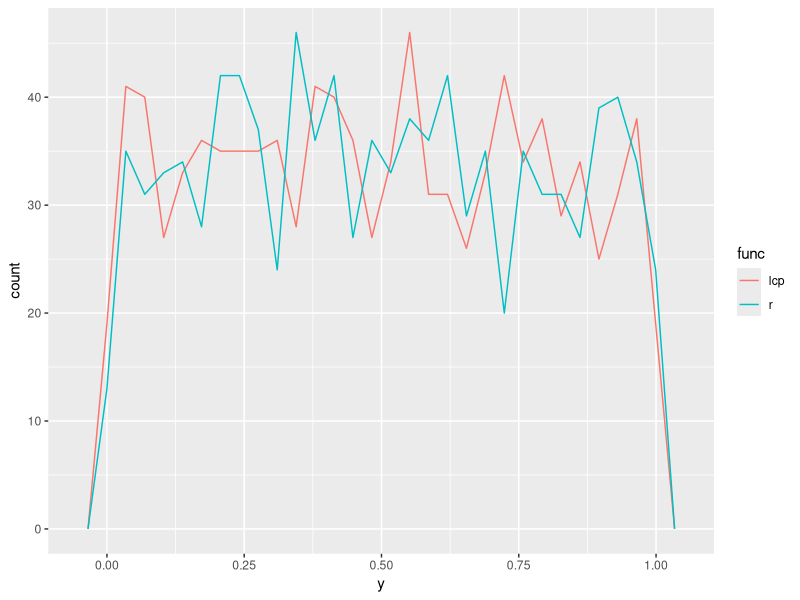
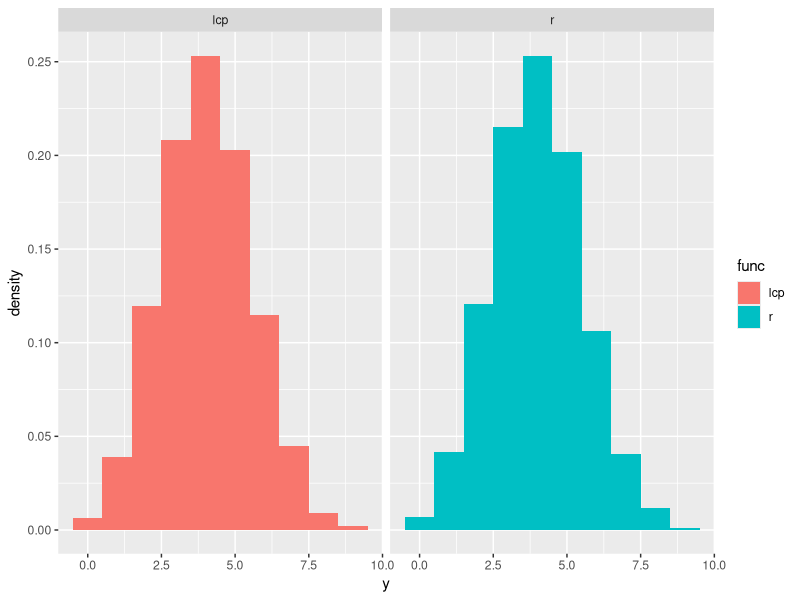
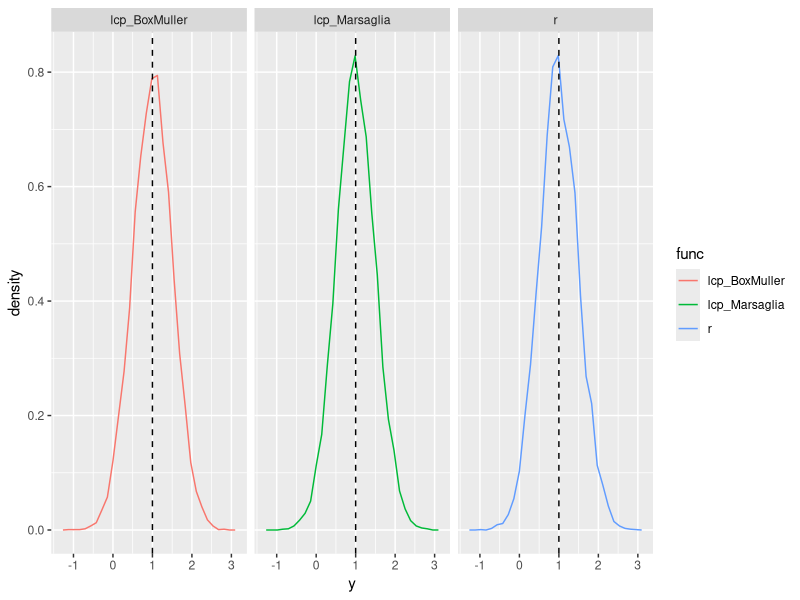
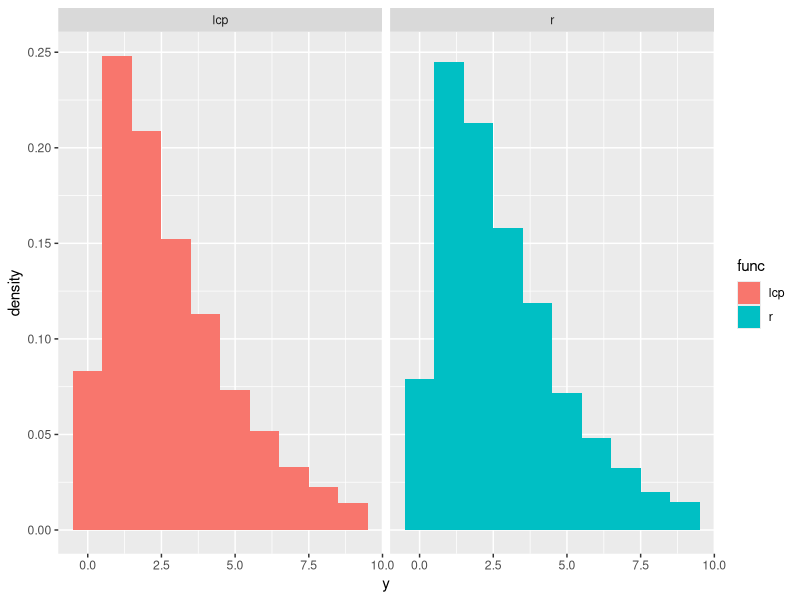
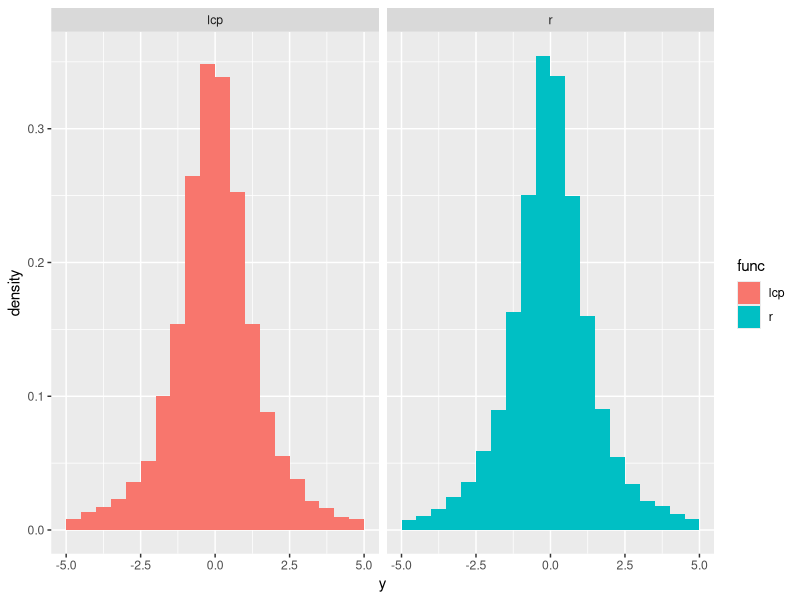
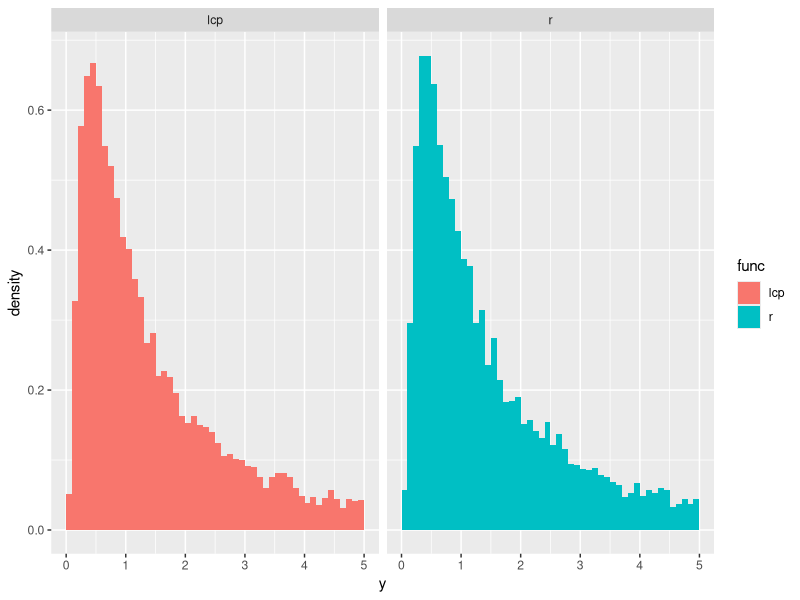
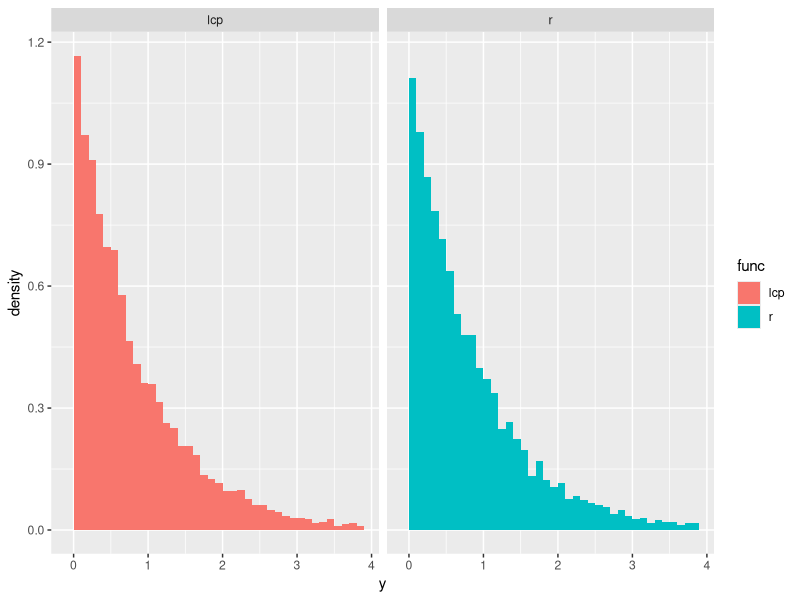
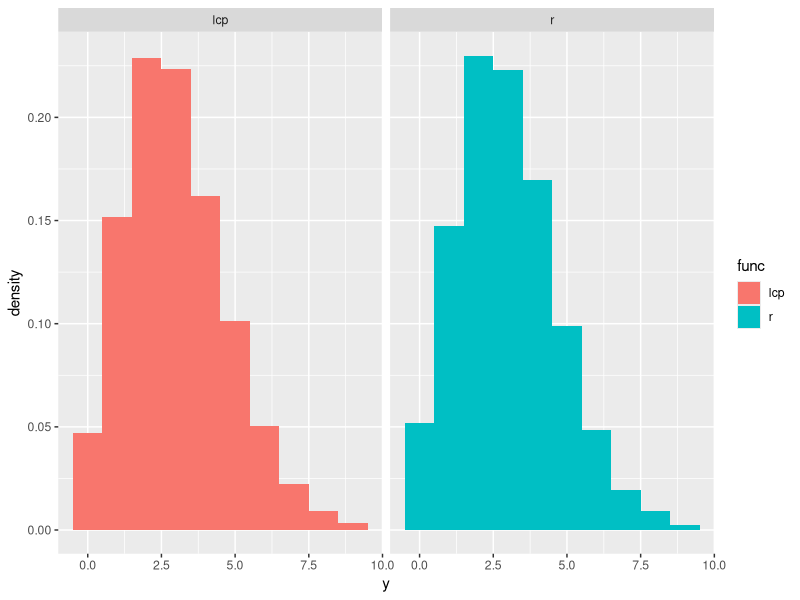

Reproduce these figures in R, in order.
## ---- chunk 1
knitr::opts_chunk$set(message = FALSE, warning = FALSE)
library(tidyverse)
## ---- chunk 2
lcp_unif = function(n, m,a,c,seed){
  result = rep(0,n)
  result[1] = (a*seed+c) %% m
  for(i in 2:n){
    result[i] = (a*result[i-1]+c) %% m
  }
  return( result / m )
}
## ---- chunk 3
random = lcp_unif(1000, m=2**48,a=	25214903917,c=11,seed=2020)

tb = tibble(r=runif(1000),
            lcp=lcp_unif(1000, m=2**48,a=	25214903917,c=11,seed=2020))  %>% gather(key="func",value="y",c("r","lcp"))
tb %>% ggplot(aes(x=y,col=func)) + geom_freqpoly()
## ---- chunk 4
lcp_binom = function(n, size, prob){
  result=rep(0,n)
  for(i in 1:n){
    x=0
    for(j in 1:size){
      u = runif(1)
      if( u < prob){ result[i]=result[i]+1 }
    }
  }
  return(result)
}
## ---- chunk 5
set.seed(2020)
tb = tibble(r=rbinom(10000,10,0.4),
            lcp=lcp_binom(10000,10,0.4))  %>% gather(key="func",value="y",c("r","lcp"))

tb %>% ggplot(aes(x=y,fill=func))+geom_histogram(breaks=0:10-0.5,aes(y=..density..))+facet_wrap(~func)
## ---- chunk 6
lcp_multinom = function(n, size, prob){
  result=matrix(0,ncol=n,nrow=length(prob))
  prob = c(prob,1)
  for(i in 1:n){
    x=0
    for(j in 1:size){
      u = runif(1)
      if(  u <=prob[1] ){ result[1,i]=result[1,i]+1 }
      for(k in 2:length(prob)){
      if( prob[k-1]< u & u <= prob[k] ){ result[k-1,i]=result[k-1,i]+1 }
      }
    }
  }
  return(result)
}
## ---- chunk 7
set.seed(2020)
rmultinom(10,5,c(0.1,0.2,0.8))
lcp_multinom(10,5,c(0.1,0.2,0.8))
## ---- chunk 8
lcp_norm1 = function(n, mean = 0, sd = 1){
  result=rep(0,n)
  for(i in 1:n){
    u1 = runif(1)
    u2 = runif(1)
    t = sqrt(-2*log(u1))*cos(2*pi*u2)
    result[i]= t*sd + mean
  }
  return(result)
}
## ---- chunk 9
lcp_norm2 = function(n, mean = 0, sd = 1){
  result=rep(0,n)
  for(i in 1:n){
    s=1
    while(s<=0 | s>=1){
    x = runif(1)*2-1 # runif(1)만을 사용하기 위해 runif(1,-1,1)을 일부로 사용하지 않음
    y = runif(1)*2-1
    s = x**2 + y**2
    }
    t = sqrt(-2*log(s)/s) * x
    result[i]= t*sd + mean
  }
  return(result)
}
## ---- chunk 10
set.seed(2020)
tb = tibble(r=rnorm(10000,1,0.5), lcp_BoxMuller=lcp_norm1(10000,1,0.5), lcp_Marsaglia=lcp_norm2(10000,1,0.5)) %>% gather(key="func",value="y",c("r","lcp_BoxMuller","lcp_Marsaglia"))
tb %>% ggplot(aes(x=y,col=func))+geom_freqpoly(aes(y=..density..))+facet_wrap(~func)+geom_vline(aes(xintercept = 1) , linetype = "dashed")
## ---- chunk 11
lcp_chisq = function(n, df){
  result=rep(0,n)
  for(i in 1:n){
    result[i]= sum(lcp_norm2(df)**2)
  }
  return(result)
}
## ---- chunk 12
set.seed(2020)
tb = tibble(r=rchisq(10000,3),
            lcp=lcp_chisq(10000,3))  %>% gather(key="func",value="y",c("r","lcp"))

tb %>% ggplot(aes(x=y,fill=func))+geom_histogram(breaks=0:10-0.5, aes(y=..density..))+facet_wrap(~func)
## ---- chunk 13
lcp_t = function(n, df){
  result = lcp_norm2(n) / sapply(lcp_chisq(n, df),sqrt) *
sqrt(df)
  return(result)
}
## ---- chunk 14
set.seed(2020)
tb = tibble(r=rt(10000,2),
            lcp=lcp_t(10000,2))  %>% gather(key="func",value="y",c("r","lcp"))

tb %>% ggplot(aes(x=y,fill=func))+geom_histogram(breaks=-10:10/2, aes(y=..density..))+facet_wrap(~func)
## ---- chunk 15
lcp_f = function(n, df1, df2){
  result = (lcp_chisq(n,df1)/df1) / (lcp_chisq(n, df2)/df2)
  return(result)
}
## ---- chunk 16
set.seed(2020)
tb = tibble(r=rf(10000,10,2),
            lcp=lcp_f(10000,10,2))  %>% gather(key="func",value="y",c("r","lcp"))

tb %>% ggplot(aes(x=y,fill=func))+geom_histogram(breaks=-0:50/10, aes(y=..density..))+facet_wrap(~func)
## ---- chunk 17
lcp_exp = function(n,rate=1){
  result=rep(0,n)
  for(i in 1:n){
    result[i]= -(1/rate)*log(1-runif(1))
    }
  return(result)
}
## ---- chunk 18
set.seed(2020)
tb = tibble(r=rexp(10000,1.2),
            lcp=lcp_exp(10000,1.2))  %>% gather(key="func",value="y",c("r","lcp"))

tb %>% ggplot(aes(x=y,fill=func))+geom_histogram(breaks=0:40/10-0.1, aes(y=..density..))+facet_wrap(~func)
## ---- chunk 19
lcp_pois = function(n,lambda){
  result=rep(-1,n)
  for(i in 1:n){
    t=0
    while(t<=1){
      u = runif(1)
      y = -(1/lambda)*log(1-u)
      t = t+y
    result[i]= result[i]+1
    }
  }
  return(result)
}
## ---- chunk 20
set.seed(2020)
tb = tibble(r=rpois(10000,3),
            lcp=lcp_pois(10000,3))  %>% gather(key="func",value="y",c("r","lcp"))

tb %>% ggplot(aes(x=y,fill=func))+geom_histogram(breaks=0:10-0.5, aes(y=..density..))+facet_wrap(~func)
## ---- chunk 21
lcp_gamma1 = function(n, shape, rate = 1, scale = 1/rate){
      if (!missing(rate) && !missing(scale)) {
        if (abs(rate * scale - 1) < 1e-15) 
            warning("specify 'rate' or 'scale' but not both")
        else stop("specify 'rate' or 'scale' but not both")
      }
  result=rep(0,n)
  for(j in 1:n){
  i=1
  p=1
  while(i!=shape+1){
    p=p*runif(1)
    i=i+1
  }
  result[j]=-log(p)*scale
  }
  return(result)
}
## ---- chunk 22
set.seed(2020)
tb = tibble(r=rgamma(10000,4,rate=2),
            lcp=lcp_gamma1(10000,4,rate=2))  %>% gather(key="func",value="y",c("r","lcp"))

tb %>% ggplot(aes(x=y,fill=func))+geom_histogram( aes(y=..density..))+facet_wrap(~func)
## ---- chunk 23
lcp_gamma_sub = function(shape, rate = 1, scale = 1/rate){
  i=1
  p=1
  result=NA
  while(is.na(result)){
    u=runif(1)
    b=(exp(1)+shape)/exp(1)
    p=b*u
    if(p>1){
      x=-log((b-p)/shape)
      if(runif(1)<=x**(shape-1)){result=x}
    }else{
      x=p**(1/shape)
      if(runif(1)<=exp(-x)){result=x}
    }
  }
  return(result)
}

lcp_gamma_sub(0.3) ; lcp_gamma_sub(0.3); lcp_gamma_sub(0.3) ; lcp_gamma_sub(0.3)

## ---- chunk 24
lcp_gamma2 = function(n, shape, rate = 1, scale = 1/rate){
  result=rep(0,n)
  m = shape %/% 1
  f = shape - m
  for(j in 1:n){
    if(m==0){
      y=0
    }else{
      y =lcp_gamma1(1,m)
    }
    if(f==0){
      z=0
    }else{
      z = lcp_gamma_sub(f)
    }
  result[j]=(y+z)*scale
  }
  return(result)
}
## ---- chunk 25
set.seed(2020)
tb = tibble(r=rgamma(10000,3.3,rate=2.2),
            lcp=lcp_gamma2(10000,3.3,rate=2.2))  %>% gather(key="func",value="y",c("r","lcp"))

tb %>% ggplot(aes(x=y,fill=func))+geom_histogram( aes(y=..density..))+facet_wrap(~func)
## ---- chunk 26
lcp_beta = function(n, shape1, shape2){
  x1 = lcp_gamma2(n,shape1)
  x2 = lcp_gamma2(n,shape2)
  return(x1/(x1+x2))
}
## ---- chunk 27
set.seed(2020)
tb = tibble(r=rbeta(10000,0.5, 0.5),
            lcp=lcp_beta(10000,0.5, 0.5))  %>% gather(key="func",value="y",c("r","lcp"))

tb %>% ggplot(aes(x=y,fill=func))+geom_histogram( aes(y=..density..))+facet_wrap(~func)
## ---- chunk 28
set.seed(2020)
tb = tibble(r=rbeta(10000,2,4),
            lcp=lcp_beta(10000,2,4))  %>% gather(key="func",value="y",c("r","lcp"))

tb %>% ggplot(aes(x=y,fill=func))+geom_histogram( aes(y=..density..))+facet_wrap(~func)
